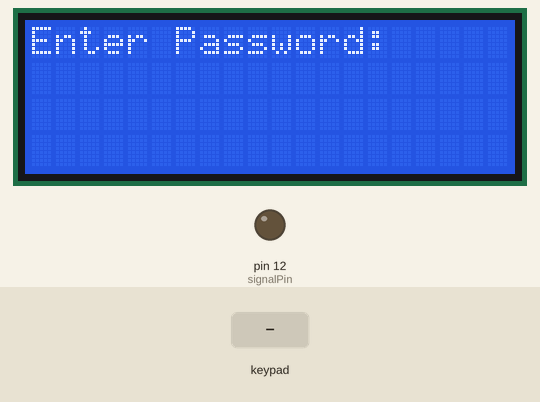
Simulated run of this sketch. Board: Arduino Uno, built with avr-gcc and run on an emulated ATmega328P. Parts: 20×4 character LCD, output pins drawn as LEDs (lit = HIGH). Inputs (shaded band) come from the test bench.

Above: at 1.2 s.
1.3 s: keypad keys 1 2 3 A pressed 0.4 s apart
At 3.0 s:
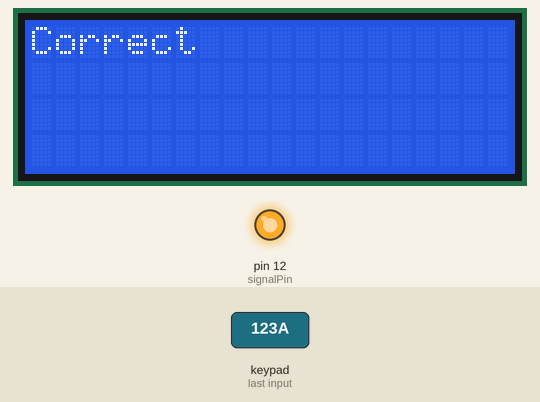
4.4 s: key 'A' pressed
7.4 s: keypad keys 1 2 3 A # pressed 0.4 s apart
At 10.6 s:
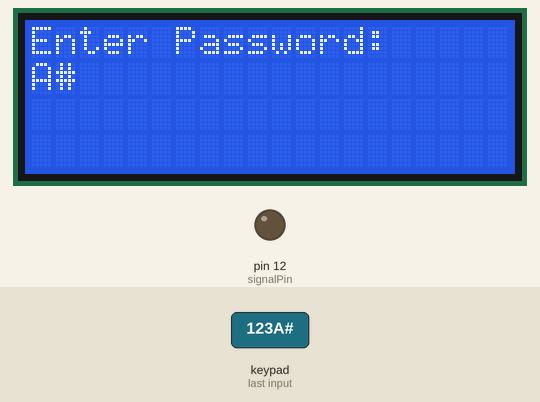
10.9 s: key 'B' pressed
At 11.5 s:
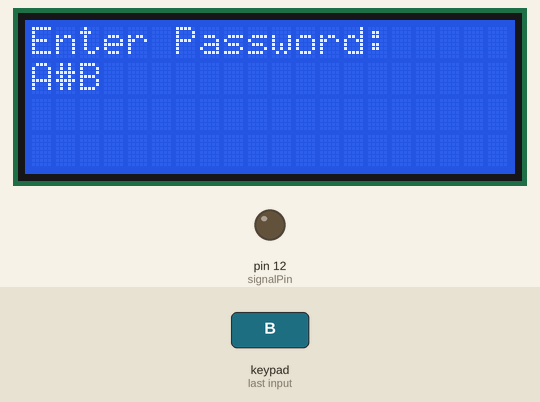
12.4 s: keypad keys 7 8 9 1 0 # pressed 0.4 s apart
At 15.7 s:
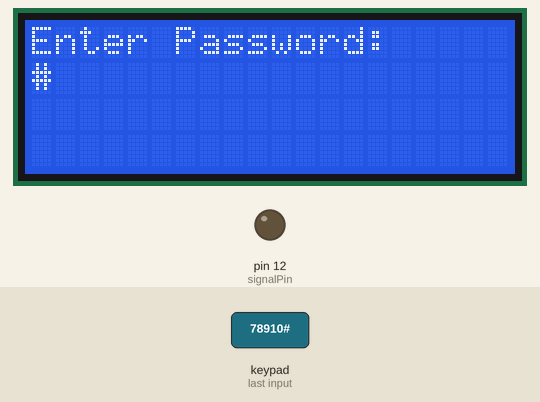
16.5 s: key 'C' pressed
Timing chart, 0 to 19.0 s (numbered marks = the images above; inputs shaded):
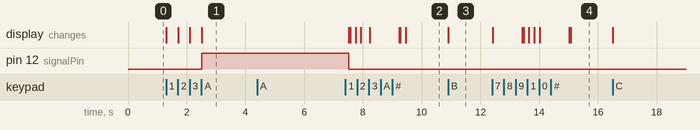

Measured:
- after the input at 1.3 s, pin 12 (signalPin): LOW → HIGH after 1.2 s; the display: first changes at once (image 1 shows a later state)
- after the input at 4.4 s, every drawn part: stays the same
- after the input at 10.9 s, the display: changes at once (image 3)
- after the input at 12.4 s, the display: first changes at once (image 4 shows a later state)

The sketch:

passord_lcd.ino
```cpp
#include <Wire.h>
#include <LiquidCrystal_I2C.h>
#include <Keypad.h>

#define Password_Length 5

int signalPin = 12;

char Data[Password_Length];
char Master[Password_Length] = "123A";
byte data_count = 0, master_count = 0;
bool Pass_is_good;
char customKey;

const byte ROWS = 4;
const byte COLS = 4;

char hexaKeys[ROWS][COLS] = {
 {'A','3','2','1'},
  {'B','6','5','4'},
  {'C','9','8','7'},
  {'D','#','0','*'},


};


byte rowPins[ROWS] = {2, 3, 4, 5};
byte colPins[COLS] = {7, 8, 9, 10};

Keypad customKeypad = Keypad(makeKeymap(hexaKeys), rowPins, colPins, ROWS, COLS);

LiquidCrystal_I2C lcd(0x27,20,4);

void setup(){
  lcd.init();
  lcd.backlight();
  pinMode(signalPin, OUTPUT);
}

void loop(){

  lcd.setCursor(0,0);
  lcd.print("Enter Password:");

  customKey = customKeypad.getKey();
  if (customKey){
    Data[data_count] = customKey;
    lcd.setCursor(data_count,1);
    lcd.print(Data[data_count]);
    data_count++;
    }

  if(data_count == Password_Length-1){
    lcd.clear();

    if(!strcmp(Data, Master)){
      lcd.print("Correct");
      digitalWrite(signalPin, HIGH);
      delay(5000);
      digitalWrite(signalPin, LOW);
      }
    else{
      lcd.print("Incorrect");
      delay(1000);
      }

    lcd.clear();
    clearData();
  }
}

void clearData(){
  while(data_count !=0){
    Data[data_count--] = 0;
  }
  return;
}
```
